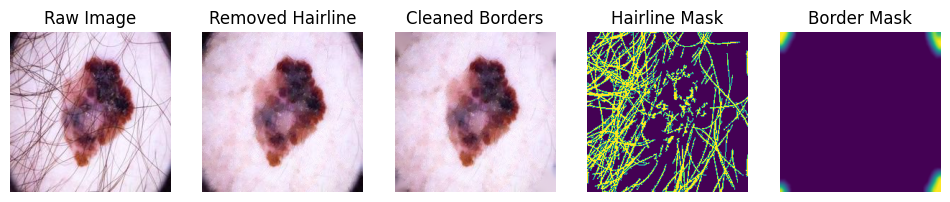
#> input picture examples/cleaning/image-2.png, 950 x 202 px
$ python clean_dataset.py examples/cleaning out
#> lines starting #> are read from the running program, lines starting #| are printed output that depends on the picture; after the words box and inside, x2 and y2 are one past the last pixel; in counts of white or black regions, pixels touching at a corner belong together
### utils/preprocess.py
import os
import math
from concurrent.futures import ProcessPoolExecutor, as_completed
import cv2
import numpy as np
from tqdm import tqdm

def evaluate_mask(mask, original_gray) -> float:
    """
    Evaluates the quality of a binary mask by considering its coverage, structure,
    and difference from the original grayscale image.

    Parameters:
    - mask: The binary mask to be evaluated.
    - original_gray: The original grayscale image.

    Returns:
    - score: A score indicating the quality of the mask (lower is better).
    """
    # Calculate the coverage of the mask (how much of the image is being masked)
    mask_coverage = np.sum(mask) / (255.0 * mask.size)  # Normalized coverage

    # Consider the structure/continuity of the mask using edges
    edges = cv2.Canny(mask, 15, 150)
    edge_density = np.sum(edges) / 255.0  # Normalized edge density

    # Calculate the difference between the original grayscale image and the masked regions
    masked_gray = cv2.bitwise_and(original_gray, original_gray, mask=mask)
    difference = np.sum(cv2.absdiff(original_gray, masked_gray)) / (255.0 * original_gray.size)  # Normalized difference

    # Combine the coverage, edge density, and difference for a final score
    # Adjust the weights of each component if needed
    score = (0.5 * mask_coverage) + (0.3 * edge_density) + (0.2 * difference)

    return score

def clean_mask(mask, min_area=20):
    """
    Cleans a binary mask by removing noisy dots and keeping continuous curvy lines.

    Parameters:
    - mask: The binary mask to be cleaned (2D numpy array).
    - min_area: Minimum area of connected components to keep (default: 1000 pixels).

    Returns:
    - cleaned_mask: The cleaned binary mask (2D numpy array).
    """
    # Convert mask to uint8 type if it is not already
    if mask.dtype != np.uint8:
        mask = mask.astype(np.uint8)

    # Define kernel for morphological operations
    kernel = cv2.getStructuringElement(cv2.MORPH_ELLIPSE, (1, 1))

    # Apply morphological opening to remove small noise
    opened_mask = cv2.morphologyEx(mask, cv2.MORPH_OPEN, kernel, iterations=2)

    # Apply morphological closing to fill small holes
    closed_mask = cv2.morphologyEx(opened_mask, cv2.MORPH_CLOSE, kernel, iterations=2)

    # Find connected components
    num_labels, labels, stats, centroids = cv2.connectedComponentsWithStats(closed_mask, connectivity=8)

    # Create a new mask to keep only the large components
    cleaned_mask = np.zeros_like(mask, dtype=np.uint8)

    for i in range(1, num_labels):  # Start from 1 to skip the background component
        if stats[i, cv2.CC_STAT_AREA] >= min_area:
            cleaned_mask[labels == i] = 255

    return cleaned_mask

def is_mask_almost_empty(mask, threshold=0.3) -> bool:
    """
    Checks if the percentage of non-zero pixels in a binary mask is below a given threshold.

    Parameters:
    - mask: The binary mask to be evaluated (2D numpy array).
    - threshold: The percentage threshold below which the mask is considered "almost empty" (default: 1.0).

    Returns:
    - bool: True if the percentage of non-zero pixels is below the threshold, False otherwise.
    """
    # Calculate the total number of pixels in the mask
    total_pixels = mask.size

    # Calculate the percentage of non-zero pixels
    non_zero_count = np.count_nonzero(mask)
    non_zero_percentage = (non_zero_count / total_pixels) * 100

    # Return True if the non-zero percentage is below the threshold, otherwise False
    return non_zero_percentage < threshold


def is_mask_almost_full_at_center(mask, center_fraction=0.5, threshold=60.0) -> bool:
    """
    Checks if the percentage of non-zero pixels in the center region of a binary mask is above a given threshold.

    Parameters:
    - mask: The binary mask to be evaluated (2D numpy array).
    - center_fraction: The fraction of the mask's dimensions to consider as the center region (default: 0.5, i.e., the central 50%).
    - threshold: The percentage threshold above which the center region is considered "almost full" (default: 60.0).

    Returns:
    - bool: True if the percentage of non-zero pixels in the center region is above the threshold, False otherwise.
    """
    # Get the dimensions of the mask
    height, width = mask.shape

    # Calculate the center region's boundaries
    center_h_start = int((1 - center_fraction) * height / 2)
    center_h_end = int((1 + center_fraction) * height / 2)
    center_w_start = int((1 - center_fraction) * width / 2)
    center_w_end = int((1 + center_fraction) * width / 2)

    # Extract the center region from the mask
    center_region = mask[center_h_start:center_h_end, center_w_start:center_w_end]

    # Calculate the total number of pixels in the center region
    total_center_pixels = center_region.size

    # Calculate the percentage of non-zero pixels in the center region
    non_zero_center_count = np.count_nonzero(center_region)
    non_zero_center_percentage = (non_zero_center_count / total_center_pixels) * 100

    # Return True if the non-zero percentage in the center is above the threshold, otherwise False
    return non_zero_center_percentage > threshold

def remove_thin_lines(image):
    """
    Removes hairlines from a skin cancer image while preserving the original content of the skin.
    Only removes hair if hair is detected in the image, also removes other thinlines found in image.

    Parameters:
    - image: Input image in which hair needs to be removed (OpenCV format).

    Returns:
    - inpainted_image: Resulting image with hair removed (OpenCV format).
    - best_mask: The binary mask used for hair removal (2D numpy array).
    """

    # Convert the image to grayscale
    gray = cv2.cvtColor(image, cv2.COLOR_RGB2GRAY)

    best_mask = None
    best_score = float('inf')

    # Adaptive kernel size range
    min_kernel_size = 7
    max_kernel_size = 15
    kernel_step = 2
    erode_dilate_iterations=1

    # Iterate over different kernel sizes
    for kernel_size in range(min_kernel_size, max_kernel_size + 1, kernel_step):
        kernel = cv2.getStructuringElement(cv2.MORPH_ELLIPSE, (kernel_size, kernel_size))

        # Apply blackhat morphology to detect hair
        blackhat = cv2.morphologyEx(gray, cv2.MORPH_BLACKHAT, kernel)

        # Thresholding range
        min_thresh = 7
        max_thresh = 15
        step = 1

        for thresh in range(min_thresh, max_thresh + 1, step):
            _, binary_mask = cv2.threshold(blackhat, thresh, 255, cv2.THRESH_BINARY)

            if is_mask_almost_full_at_center(binary_mask):
                erode_dilate_iterations = 5

            small_kernel = cv2.getStructuringElement(cv2.MORPH_ELLIPSE, (1, 1))

            binary_mask = cv2.erode(binary_mask, small_kernel, iterations=erode_dilate_iterations)
            binary_mask = cv2.dilate(binary_mask, small_kernel, iterations=erode_dilate_iterations)

            # Evaluate the mask quality
            score = evaluate_mask(binary_mask, gray)

            if score < best_score:
                best_score = score
                best_mask = binary_mask

    # Use the best mask found for inpainting
    cleaned_mask = clean_mask(best_mask)
    if is_mask_almost_empty(cleaned_mask):
        inpainted_image = image
    else:
        inpainted_image = cv2.inpaint(image, cleaned_mask, inpaintRadius=3, flags=cv2.INPAINT_TELEA)

    return inpainted_image, cleaned_mask


# [84 lines left out: functions detect_circle, crop_to_circle, create_circle_mask, not called in this run]

def inpaint_black_areas(image, mask):
    """
    Inpaint the black areas in the image using the provided mask.

    Parameters:
        image (np.ndarray): The input image.
        mask (np.ndarray): Mask where areas to be inpainted are marked.

    Returns:
        np.ndarray: The inpainted image.
    """
    # Ensure mask is in the correct format (0 or 255)
    if len(mask.shape) == 2:
        mask = cv2.cvtColor(mask, cv2.COLOR_GRAY2RGB)

    # Inpainting using OpenCV's inpaint function
    inpainted_image = cv2.inpaint(image, mask[:, :, 0], inpaintRadius=7, flags=cv2.INPAINT_TELEA)

    return inpainted_image

def create_blob_mask(image):
    gray = cv2.cvtColor(image, cv2.COLOR_RGB2GRAY)

    # Step 1: Create initial binary mask using thresholding
    _, binary_mask = cv2.threshold(gray, 22, 255, cv2.THRESH_BINARY_INV)

    # Ensure binary_mask is a single-channel image of type uint8
    if len(binary_mask.shape) != 2:
        raise ValueError("The binary_mask must be a single-channel image.")
    if binary_mask.dtype != np.uint8:
        binary_mask = binary_mask.astype(np.uint8)

    # Create a mask for the central region
    h, w = binary_mask.shape
    center_x, center_y = w // 2, h // 2
    radius_x, radius_y = int(w * 0.38), int(h * 0.38)  # Adjusted to cover 70% of the image

    central_mask = np.zeros_like(binary_mask)
    cv2.ellipse(central_mask, (center_x, center_y), (radius_x, radius_y), 0, 0, 360, 255, -1)

    # Find blobs in the binary mask
    num_labels, labels, stats, centroids = cv2.connectedComponentsWithStats(binary_mask, connectivity=8)

    # Create a mask to exclude blobs in the central region
    final_mask = binary_mask.copy()

    for i in range(1, num_labels):  # Skip label 0 (background)
        x, y = centroids[i]
        x, y = int(x), int(y)

        # Check if the blob's centroid is in the central region
        if central_mask[y, x] == 255:
            final_mask[labels == i] = 0

    # Apply erosion to the entire mask
    kernel = cv2.getStructuringElement(cv2.MORPH_ELLIPSE, (3, 3))

    # Apply dilation to the entire mask
    final_mask = cv2.dilate(final_mask, kernel, iterations=5)

    return final_mask

def clean_image_borders(image):
    """
    Process the image to detect the circular content, crop it, and remove black corners.

    Parameters:
        image_path (str): Path to the input image.
        output_path (str): Path to save the processed image.
    """

    mask = create_blob_mask(image)
    if not is_mask_almost_empty(mask):
        mask = cv2.GaussianBlur(mask, (15,15), 25)
        result_image = inpaint_black_areas(image, mask)
        return result_image, mask
    else:
        height, width, _ = image.shape
        # Detect the circular content
        _, binary_mask = cv2.threshold(image, 30, 255, cv2.THRESH_BINARY_INV)

        binary_mask = cv2.GaussianBlur(binary_mask, (15,15), 5)

        center, radius = detect_circle(binary_mask)

        if center is None:
            result_image = image
            height, width = image.shape[:2]
            mask = np.zeros((height, width), dtype=np.uint8)
            return result_image, mask

        cropped_image = crop_to_circle(image, center, radius)

        # Create mask for inpainting
        mask = create_circle_mask(cropped_image, (center[0] - (center[0] - radius), center[1] - (center[1] - radius)), radius)
        mask = cv2.GaussianBlur(mask, (15,15), 25)
        # Inpaint the black areas
        result_image = inpaint_black_areas(cropped_image, mask)
        result_image = cv2.resize(result_image, (width, height))
        return result_image, mask

def clean_image(image):
    result_image, hairline_mask = remove_thin_lines(image)  # Apply hair removal
    result_image, border_mask = clean_image_borders(result_image)  # Apply border cleaning
    return result_image, hairline_mask, border_mask

class ImageCleaner:
    """
    A class for cleaning and processing images by removing thin lines and cleaning borders.

    Example:
        cleaner = ImageCleaner()
        cleaner.process_image('path/to/input/image.jpg', 'path/to/output/image.jpg')
        cleaner.process_directory('path/to/input/directory', 'path/to/output/directory')
    """

    def __init__(self, num_workers=os.cpu_count()):
        """
        Initializes the ImageCleaner with the specified number of worker processes.

        Args:
            num_workers (int): The number of worker processes to use for parallel processing. Defaults to the number of CPU cores.
        """
        self.num_workers = num_workers

    def clean_image(self, image):
        """
        Cleans the given image by removing thin lines and cleaning borders if necessary.

        Args:
            image (numpy.ndarray): The image to be cleaned.

        Returns:
            numpy.ndarray: The cleaned image.
        """
        return clean_image(image)

    def process_image(self, image_path, output_path):
        """
        Processes a single image by reading it from the specified path, cleaning it, and saving the result to the output path.

        Args:
            image_path (str): The path to the input image.
            output_path (str): The path where the cleaned image will be saved.
        """
        image = cv2.imread(image_path)

        if image is None:
            return

        result_image = self.clean_image(image)

        base_name = os.path.basename(image_path)
        result_image_path = os.path.join(output_path, base_name)
        cv2.imwrite(result_image_path, result_image)

    def process_directory(self, input_dir, output_dir):
        """
        Processes all images in the input directory, applying cleaning operations and saving the results to the output directory.
        The directory structure is preserved in the output directory.

        Args:
            input_dir (str): The path to the input directory containing images.
            output_dir (str): The path to the output directory where cleaned images will be saved.
        """
#> called with input_dir = 'examples/cleaning', output_dir = 'out'
        image_paths = []
        output_dirs = set()

        # Walk through the directory to gather image paths and create output directories upfront
        for root, _, files in os.walk(input_dir):
            for file in files:
                if file.lower().endswith(('.png', '.jpg', '.jpeg', '.bmp', '.tiff')):
                    input_image_path = os.path.join(root, file)
                    image_paths.append(input_image_path)

                    # Determine the output directory for the current image
                    relative_path = os.path.relpath(root, input_dir)
                    output_image_dir = os.path.join(output_dir, relative_path)

                    if output_image_dir not in output_dirs:
                        output_dirs.add(output_image_dir)
                        if not os.path.exists(output_image_dir):
                            os.makedirs(output_image_dir)

        # Use ProcessPoolExecutor for parallel processing
        with ProcessPoolExecutor(max_workers=self.num_workers) as executor:
            futures = []
            for image_path in image_paths:
                root = os.path.dirname(image_path)
                relative_path = os.path.relpath(root, input_dir)
                output_image_dir = os.path.join(output_dir, relative_path)

                # Submit the image processing task to the pool
                futures.append(executor.submit(self.process_image, image_path, output_image_dir))
#> this loop made 2 passes
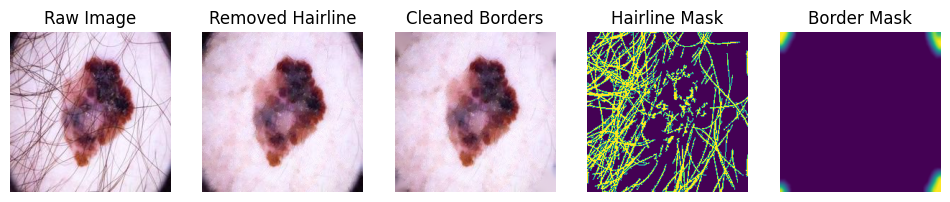
#> input picture examples/cleaning/image-2.png, 950 x 202 px
#> pass 1, in remove_thin_lines, `gray = cv2.cvtColor(image, cv2.COLOR_RGB2GRAY)`:
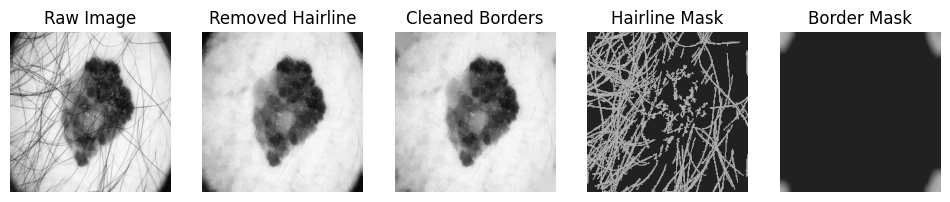
#> gray: shape (202, 950); min 0, max 255, mean 172.8
#> pass 1, in evaluate_mask, `edges = cv2.Canny(mask, 15, 150)`:
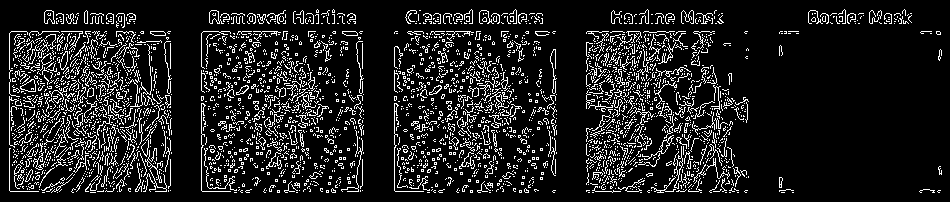
#> edges: shape (202, 950); 12.5% white in thin lines or dots, all inside (x1, y1, x2, y2) = (9, 9, 942, 193)
#> pass 1, in evaluate_mask, `masked_gray = cv2.bitwise_and(original_gray, original_gray, mask=mask)`:
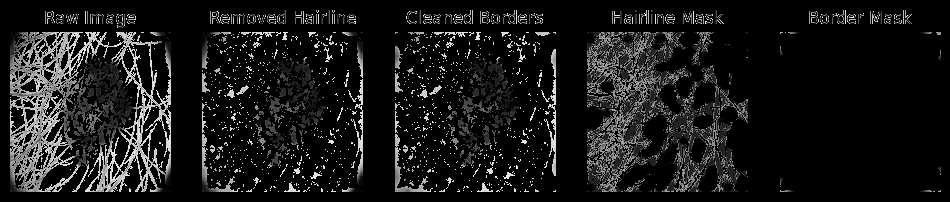
#> masked_gray: shape (202, 950); min 0, max 247, mean 24
#> pass 1, in is_mask_almost_full_at_center (call 2), `center_region = mask[center_h_start:center_h_end, center_w_start:cente..`:
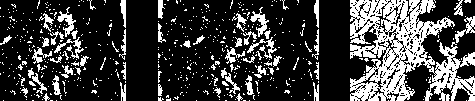
#> center_region: shape (101, 475); 24% white; 536 white regions (480 under 20 px), largest, box (x1, y1, x2, y2) and area: (350, 0, 475, 101) 6445, (57, 7, 76, 37) 195, (250, 7, 269, 37) 195
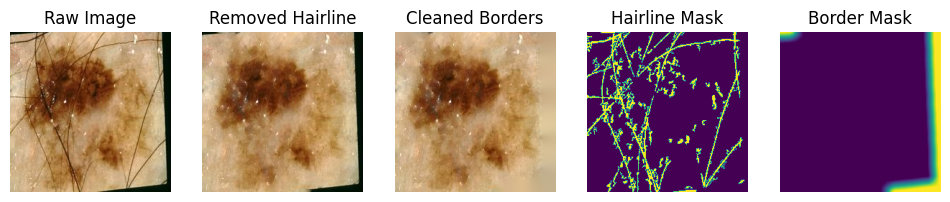
#> input picture examples/cleaning/image-1.png, 950 x 202 px

            # Use tqdm to track progress of all submitted tasks
            for _ in tqdm(as_completed(futures), total=len(futures), desc="Processing images"):
                pass

### clean_dataset.py
import os
import argparse
from utils.preprocess import ImageCleaner

def main():
    parser = argparse.ArgumentParser(description='Process images from input directory and save cleaned images to output directory while mimicking the directory structure.')
    parser.add_argument('input_dir', type=str, help='Path to the input directory containing images.')
    parser.add_argument('output_dir', type=str, help='Path to the output directory where cleaned images will be saved.')
    parser.add_argument('--workers', type=int, default=os.cpu_count(), help='Number of worker processes to use for parallel processing.')

    args = parser.parse_args()

    cleaner = ImageCleaner(args.workers)
    cleaner.process_directory(args.input_dir, args.output_dir)

if __name__ == '__main__':
    main()
